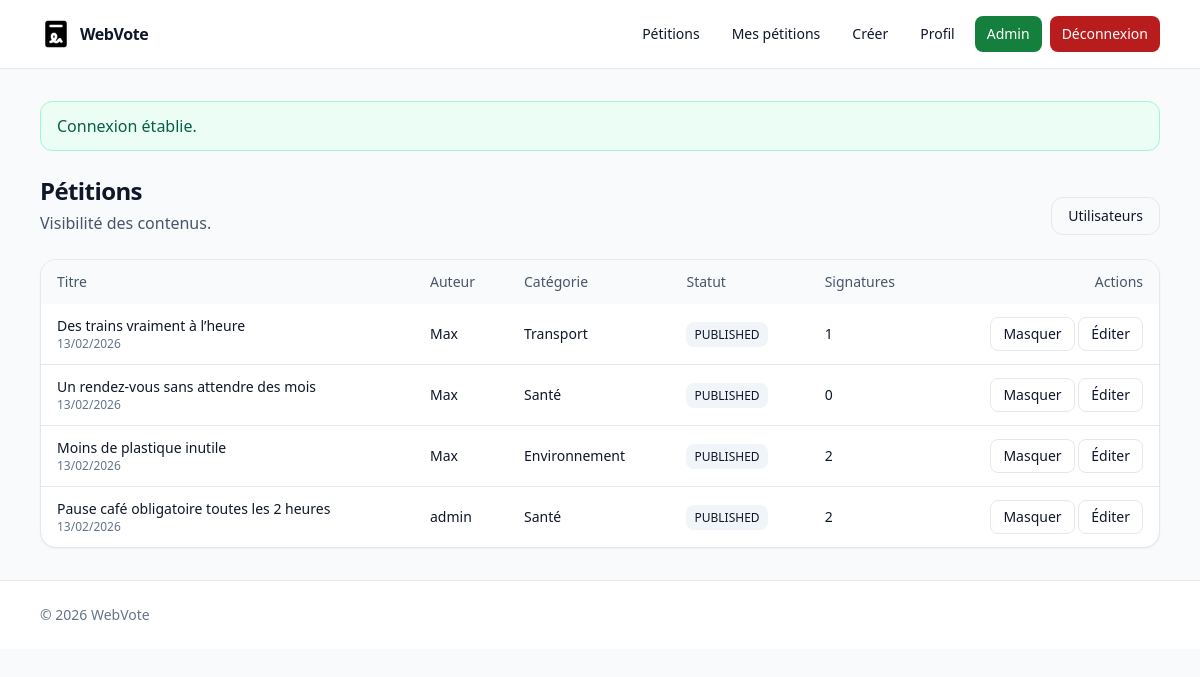
Page /admin/petitions (signed in) on the committed database.
### tables this page shows
CREATE TABLE `petitions` (
  `id` int NOT NULL,
  `user_id` int NOT NULL,
  `category_id` int NOT NULL,
  `title` varchar(160) NOT NULL,
  `description` text NOT NULL,
  `image` varchar(255) DEFAULT NULL,
  `goal_signatures` int NOT NULL DEFAULT '100',
  `status` enum('DRAFT','PUBLISHED','HIDDEN','CLOSED') NOT NULL DEFAULT 'PUBLISHED',
  `created_at` datetime NOT NULL
);

CREATE TABLE `users` (
  `id` int NOT NULL,
  `pseudo` varchar(50) NOT NULL,
  `email` varchar(120) NOT NULL,
  `password` varchar(255) NOT NULL,
  `avatar` varchar(255) DEFAULT NULL,
  `role` enum('USER','ADMIN') NOT NULL DEFAULT 'USER',
  `status` enum('ACTIVE','BANNED') NOT NULL DEFAULT 'ACTIVE',
  `created_at` datetime NOT NULL
);

CREATE TABLE `categories` (
  `id` int NOT NULL,
  `name` varchar(60) NOT NULL
);

### Core/Controller.php (called while the page is built, shortened)
<?php
class Controller
{
    public function render($layout, $template, $params = [])
    {
        extract($params);
        require ROOT_PATH . '/App/View/' . $template;
        return ob_end_flush();
    }
}

### App/Controller/AdminController.php (called while the page is built, shortened)
<?php
class AdminController extends Controller
{
    public function petitions()
    {
        $petitionModel = new PetitionModel;
        $petitions = $petitionModel->listAdmin();
        $this->render('layout/base.php', 'admin/petitions.php', [
            'pageTitle' => 'Pétitions',
            'petitions' => $petitions,
            'messages' => $this->consumeFlash(),
            'user' => $this->user()
        ]);
    }
}

### Core/Router.php (called while the page is built, shortened)
<?php
class Router
{
    public function route()
    {
        $uri = $_SERVER['REQUEST_URI'] ?? '/';
        $path = strtok($uri, '?');
        $path = ltrim($path, '/');
        $segments = $path === '' ? [] : explode('/', $path);
        $methodName = isset($segments[1]) && $segments[1] !== '' ? $segments[1] : 'index';
        $controller = new $controllerClass;
        $params = array_slice($segments, 2);
        call_user_func_array([$controller, $methodName], $params);
    }
}

### index.php (called while the page is built, shortened)
<?php
$router = new Core\Router;
$router->route();

### Core/Model.php (called while the page is built, shortened)
<?php
class Model
{
    protected $db;
    public function __construct()
    {
        if (!$this->db) {
            $infos = simplexml_load_file(__DIR__ . '/config.xml');
            $host = (string)$infos->host;
            $db = (string)$infos->db;
            $user = (string)$infos->user;
            $password = (string)$infos->password;
            $port = isset($infos->port) ? trim((string)$infos->port) : '';
            $dsn = 'mysql:host=' . $host . ';dbname=' . $db;
            if ($port !== '') {
                $dsn .= ';port=' . $port;
            }
            try {
                $this->db = new \PDO(
                    $dsn,
                    $user,
                    $password,
                    [
                        \PDO::ATTR_ERRMODE => \PDO::ERRMODE_EXCEPTION,
                        \PDO::MYSQL_ATTR_INIT_COMMAND => 'SET NAMES utf8'
                    ]
                );
            } catch (\PDOException $e) {
                exit('Erreur de connexion : ' . $e->getMessage());
            }
        }
    }
}

### App/Model/PetitionModel.php (called while the page is built, shortened)
<?php
class PetitionModel extends Model
{
    public function listAdmin()
    {
        $stmt = $this->db->query('SELECT p.*, u.pseudo, c.name AS category_name,
            (SELECT COUNT(*) FROM signatures s WHERE s.petition_id = p.id) AS signatures_count
            FROM petitions p
            JOIN users u ON u.id = p.user_id
            JOIN categories c ON c.id = p.category_id
            ORDER BY p.created_at DESC');
        return $stmt->fetchAll(\PDO::FETCH_ASSOC);
    }
}

### App/View/admin/petitions.php (the view, shortened to what this page needs)
<div class="flex flex-col gap-6">
    <div class="flex items-end justify-between gap-6">
        <div>
            <h1 class="text-2xl font-semibold tracking-tight">Pétitions</h1>
            <p class="mt-1 text-slate-600">Visibilité des contenus.</p>
        </div>
        <div class="flex gap-2">
            <a class="rounded-xl border px-4 py-2 text-sm font-medium hover:bg-slate-50" href="<?= ROOT_URL ?>admin/users">Utilisateurs</a>
        </div>
    </div>
    <div class="overflow-hidden rounded-2xl border bg-white shadow-sm">
        <table class="w-full text-sm">
            <thead class="bg-slate-50 text-slate-600">
                <tr>
                    <th class="px-4 py-3 text-left font-medium">Titre</th>
                    <th class="px-4 py-3 text-left font-medium">Auteur</th>
                    <th class="px-4 py-3 text-left font-medium">Catégorie</th>
                    <th class="px-4 py-3 text-left font-medium">Statut</th>
                    <th class="px-4 py-3 text-left font-medium">Signatures</th>
                    <th class="px-4 py-3 text-right font-medium">Actions</th>
                </tr>
            </thead>
            <tbody class="divide-y">
                <?php foreach ($petitions as $p) : ?>
                    <tr>
                        <td class="px-4 py-3">
                            <a class="font-medium hover:underline" href="<?= ROOT_URL ?>petition/show/<?= (int)$p['id'] ?>"><?= htmlspecialchars($p['title']) ?></a>
                            <div class="text-xs text-slate-500"><?= htmlspecialchars(date('d/m/Y', strtotime($p['created_at']))) ?></div>
                        </td>
                        <td class="px-4 py-3"><?= htmlspecialchars($p['pseudo']) ?></td>
                        <td class="px-4 py-3"><?= htmlspecialchars($p['category_name']) ?></td>
                        <td class="px-4 py-3">
                            <span class="rounded-lg bg-slate-100 px-2 py-1 text-xs font-medium"><?= htmlspecialchars($p['status']) ?></span>
                        </td>
                        <td class="px-4 py-3"><?= (int)$p['signatures_count'] ?></td>
                        <td class="px-4 py-3 text-right">
                            <?php if ($p['status'] === 'PUBLISHED') : ?>
                                <a class="inline-flex rounded-lg border px-3 py-1.5 hover:bg-slate-50" href="<?= ROOT_URL ?>admin/hide/<?= (int)$p['id'] ?>">Masquer</a>
                            <?php else : ?>
                                <a class="inline-flex rounded-lg border px-3 py-1.5 hover:bg-slate-50" href="<?= ROOT_URL ?>admin/publish/<?= (int)$p['id'] ?>">Publier</a>
                            <?php endif; ?>
                            <a class="inline-flex rounded-lg border px-3 py-1.5 hover:bg-slate-50" href="<?= ROOT_URL ?>petition/edit/<?= (int)$p['id'] ?>">Éditer</a>
                        </td>
                    </tr>
                <?php endforeach; ?>
            </tbody>
        </table>
    </div>
</div>

### rows in the picture
petitions: title "Des trains vraiment à l’heure", created_at "13/02/2026", user.pseudo "Max", category.name "Transport", status "PUBLISHED", signatures_count "1"
petitions: title "Un rendez-vous sans attendre des mois", created_at "13/02/2026", user.pseudo "Max", category.name "Santé", status "PUBLISHED", signatures_count "0"
petitions: title "Moins de plastique inutile", created_at "13/02/2026", user.pseudo "Max", category.name "Environnement", status "PUBLISHED", signatures_count "2"
petitions: title "Pause café obligatoire toutes les 2 heures", created_at "13/02/2026", user.pseudo "admin", category.name "Santé", status "PUBLISHED", signatures_count "2"

### other values in the picture
$messages['success'] "Connexion établie."
